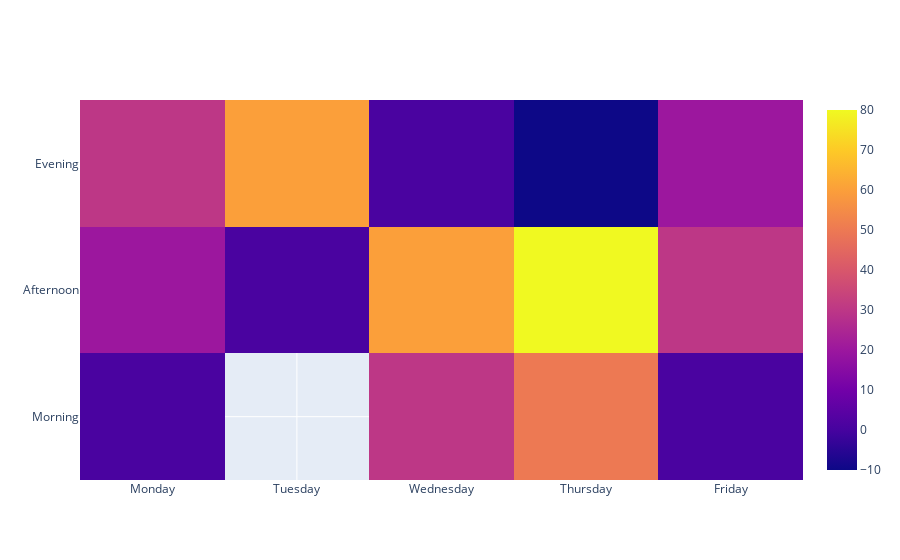

The cell this chart's notebook holds for it:
### Markdown cell above
# Heatmaps

### Code cell
fig = go.Figure(
    data=[go.Heatmap(
        z=[[1, None, 30, 50, 1], [20, 1, 60, 80, 30], [30, 60, 1, -10, 20]],
        x=['Monday', 'Tuesday', 'Wednesday', 'Thursday', 'Friday'],
        y=['Morning', 'Afternoon', 'Evening']                                                    
    )]
)

fig.show()

### Figure 1 — Plotly figure (JSON) as saved in the notebook; plotly's stock layout.template omitted (floating-point values rounded to 4 significant figures)
{"data": [{"type": "heatmap", "x": ["Monday", "Tuesday", "Wednesday", "Thursday", "Friday"], "y": ["Morning", "Afternoon", "Evening"], "z": [[1, null, 30, 50, 1], [20, 1, 60, 80, 30], [30, 60, 1, -10, 20]]}], "layout": {}}
